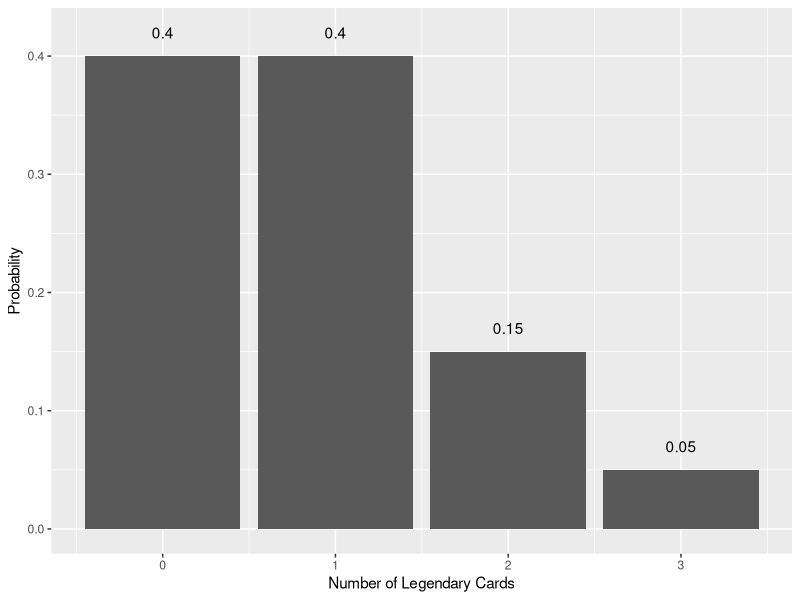
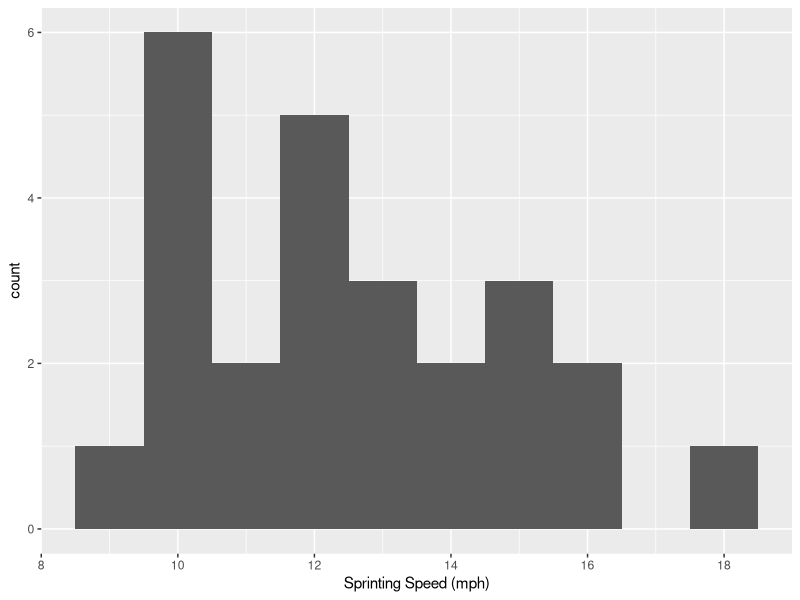
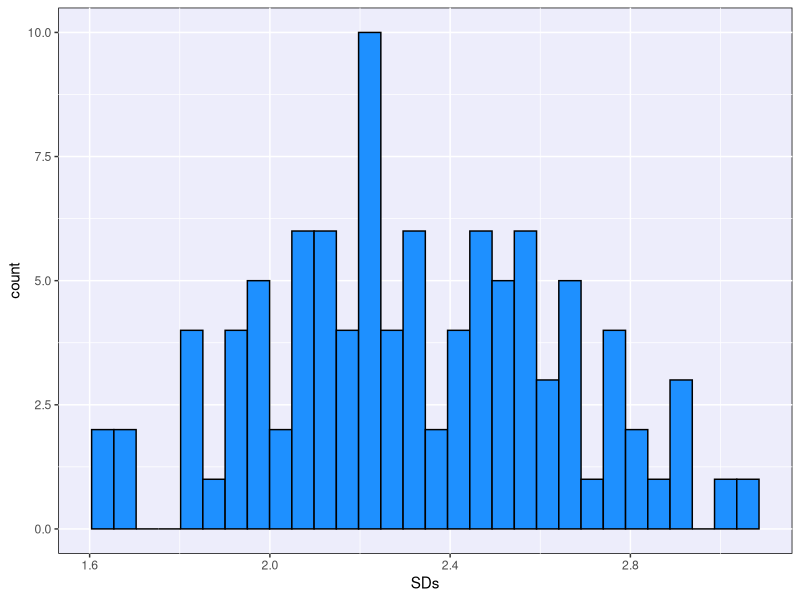
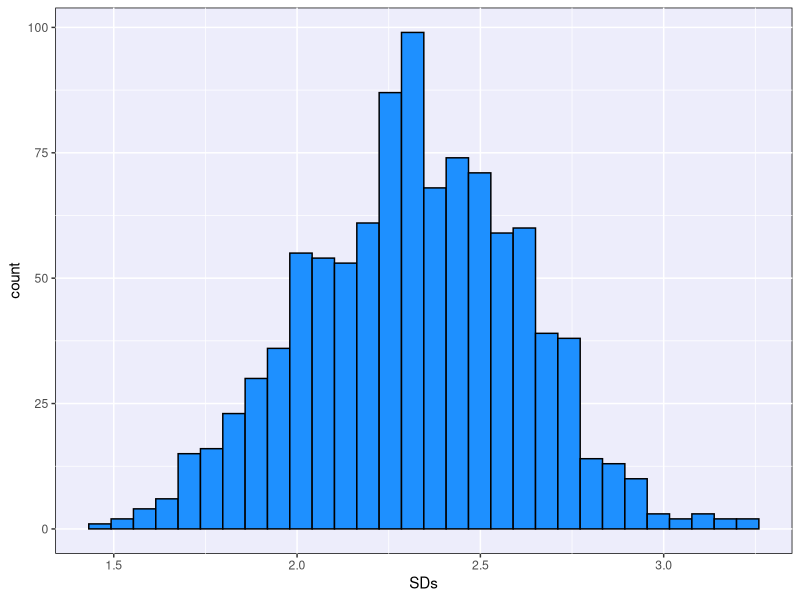
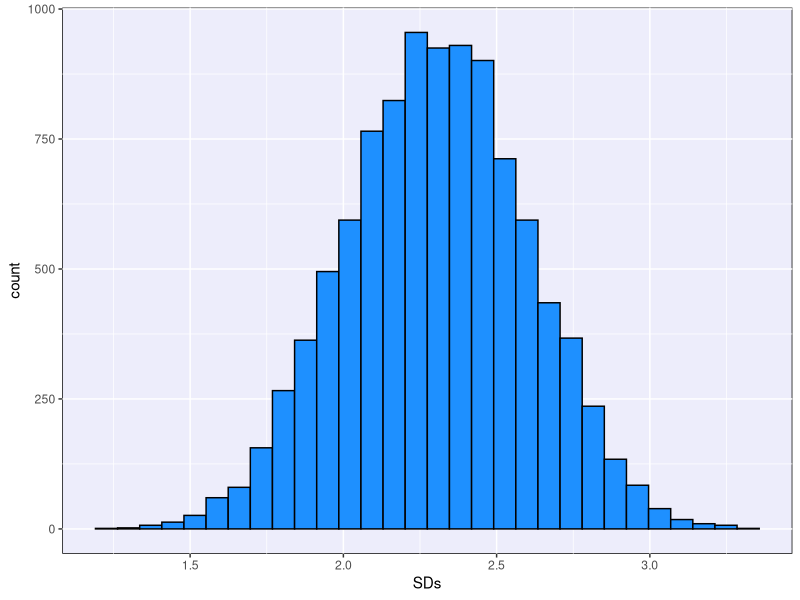
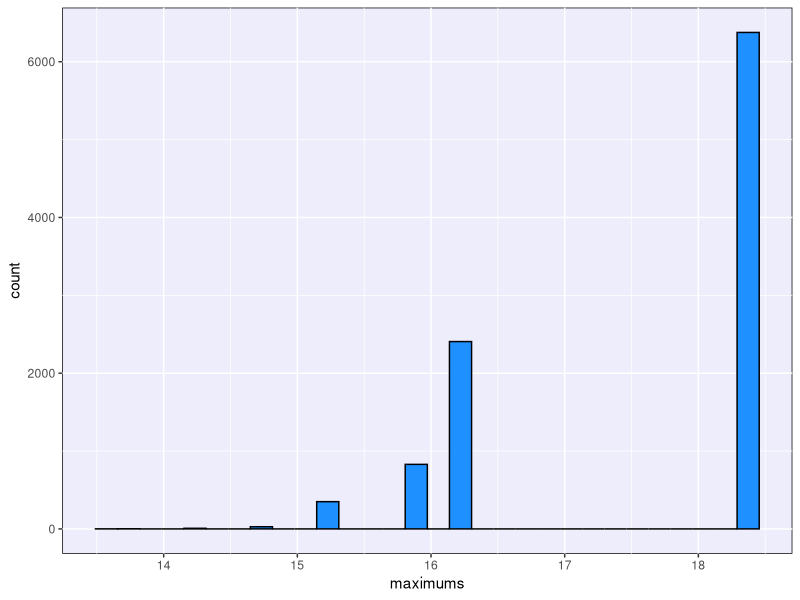

These charts were generated, in order, by the following R code:
## ---- chunk 1
knitr::opts_chunk$set(echo = TRUE, warning = TRUE, message = FALSE,
                      error = TRUE)
library(tidyverse)
## ---- chunk 2
old <- theme_get()

theme_set(theme(panel.background = element_rect(fill = "#ededfb")))
## ---- chunk 3
theme_set(old)
## ---- chunk 4
values <- 0:3
probs <- c(0.4, 0.4, 0.15, 0.05)

ggplot(mapping = aes(x = values, y = probs)) +
  geom_col() +
  geom_text(aes(label = probs, x = values, y = probs+0.02)) +
  labs(x = "Number of Legendary Cards", y = "Probability")
## ---- chunk 5
sprint <- tibble(
  participant = 1:25,
  speed = c(10.0, 14.8, 12.1, 13.5, 9.8, 9.9, 15.3, 11.2,
            10.5, 11.8, 11.3, 10.1, 9.3, 12.5, 12.7, 16.2,
            15.3, 14.2, 13.8, 12.7, 12.0, 10.2, 18.3, 15.9, 12.5)
)

ggplot(sprint, mapping = aes(x = speed)) +
  geom_histogram(binwidth = 1) +
  labs(x = "Sprinting Speed (mph)")

sprint %>%
  summarize(avg_speed = mean(speed),
            sd_speed = sd(speed))
## ---- chunk 6
old <- theme_get()

theme_set(theme(panel.background = element_rect(fill = "#ededfb")))
## ---- chunk 7
new_data <- function(data, n) {
  sample_n(data, size = n, replace = TRUE)
}
## ---- chunk 8
sd_speed_100 <- tibble(
  run = 1:100,
  SDs = replicate(100,
                    sd(new_data(sprint, 25)$speed) ) 
)

sd_speed_100 %>%
  ggplot(aes(x = SDs)) +
  geom_histogram(fill = "dodgerblue", color = "black")

sd_speed_100 %>%
  summarize(avg_SD = mean(SDs),
            sd_SD = sd(SDs))
## ---- chunk 9
sd_speed_1000 <- tibble(
  run = 1:1000,
  SDs = replicate(1000,
                    sd(new_data(sprint, 25)$speed) ) 
)

sd_speed_1000 %>%
  ggplot(aes(x = SDs)) +
  geom_histogram(fill = "dodgerblue", color = "black")

sd_speed_1000 %>%
  summarize(avg_SD = mean(SDs),
            sd_SD = sd(SDs))
## ---- chunk 10
sd_speed_10000 <- tibble(
  run = 1:10000,
  SDs = replicate(10000,
                    sd(new_data(sprint, 25)$speed) ) 
)

sd_speed_10000 %>%
  ggplot(aes(x = SDs)) +
  geom_histogram(fill = "dodgerblue", color = "black")

sd_speed_10000 %>%
  summarize(avg_SD = mean(SDs),
            sd_SD = sd(SDs))
## ---- chunk 11
max_speed <- tibble(
  run = 1:10000,
  maximums = replicate(10000,
                    max(new_data(sprint, 25)$speed) ) 
)

max_speed %>%
  ggplot(aes(x = maximums)) +
  geom_histogram(fill = "dodgerblue", color = "black")

max_speed %>%
  summarize(avg_max = mean(maximums))
